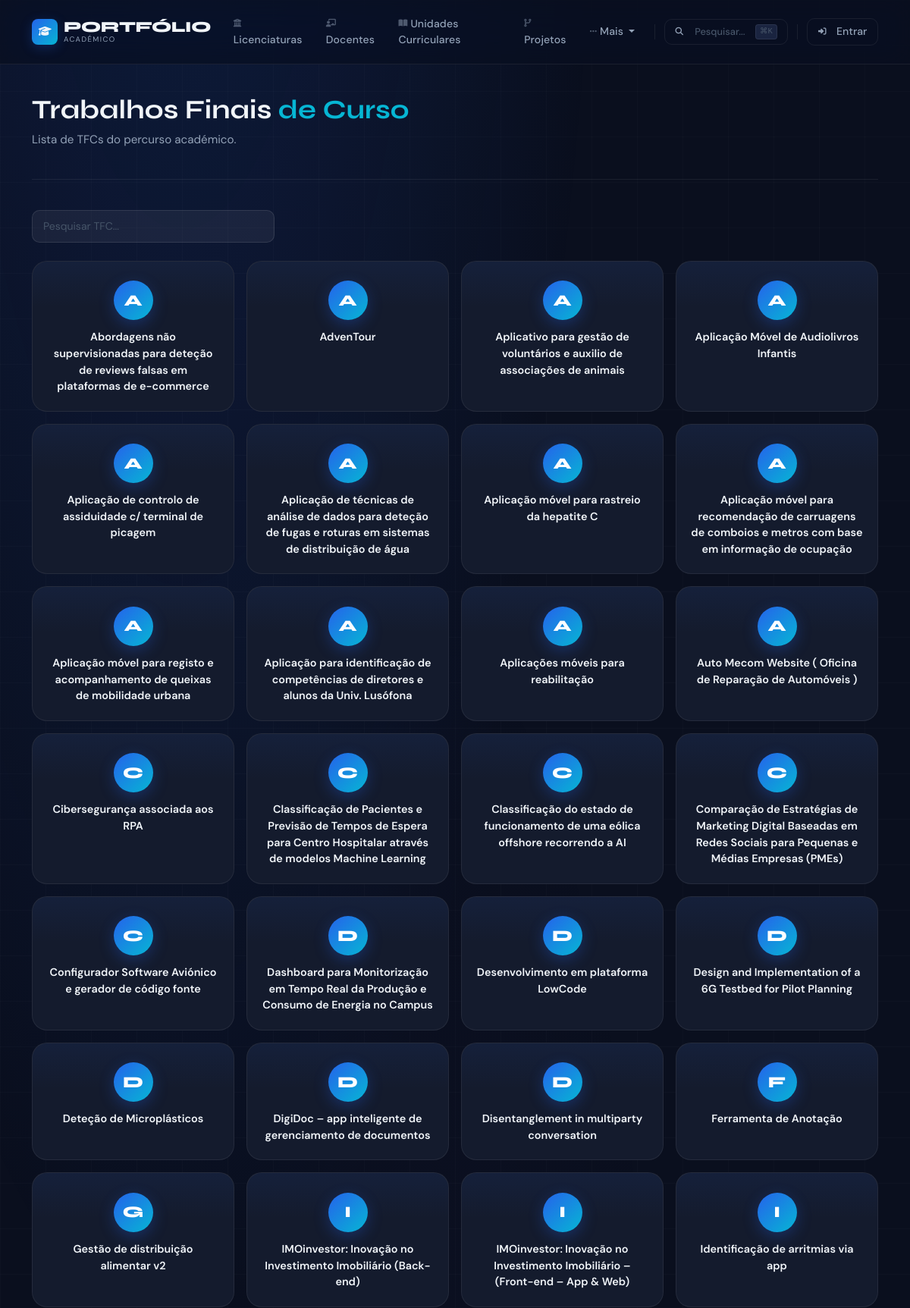
Screenshot of /portfolio/tfcs/ (upper part) with the database file from the repository.
### portfolio/models.py (models this page shows, shortened)
class TFC(models.Model):
    CLASSIFICACAO_CHOICES = [
        (1, "Insuficiente"),
        (2, "Suficiente"),
        (3, "Bom"),
        (4, "Muito Bom"),
        (5, "Perfeito"),
    ]
    titulo = models.CharField(max_length=300)
    autor = models.CharField(max_length=200, blank=True)
    curso = models.CharField(max_length=200, blank=True)
    resumo = models.TextField(blank=True)
    rating = models.IntegerField(choices=CLASSIFICACAO_CHOICES, null=True, blank=True)
    orientador =  models.ManyToManyField(Docente, blank=True)
    email = models.EmailField(blank=True)
    palavras_chave = models.CharField(max_length=300, null=True, blank=True)
    areas = models.CharField(max_length=300, null=True, blank=True)
    imagem = models.ImageField(upload_to="tfcs/", blank=True, null=True)
    tecnologias = models.ManyToManyField(
        Tecnologia, blank=True, related_name="tfcs"
    )
    licenciatura = models.ForeignKey(
        Licenciatura,
        on_delete=models.CASCADE,
        related_name="tfcs"
    )
    class Meta:
        verbose_name_plural = "TFCs"

### portfolio/views.py (the view)
# urls.py: path('tfcs/', views.tfcs_view, name='tfcs'),
def tfcs_view(request):
    return render(request, 'portfolio/tfcs.html', {'tfcs': TFC.objects.select_related('licenciatura').prefetch_related('orientador', 'tecnologias').all()})

### accounts/context_processors.py (called while the page is built)
def user_groups(request):
    if request.user.is_authenticated:
        return {
            'is_gestor': request.user.groups.filter(name='gestor-portfolio').exists(),
            'is_autor': request.user.groups.filter(name='autores').exists(),
        }
    return {'is_gestor': False, 'is_autor': False}

### portfolio/templates/portfolio/tfcs.html (shortened to what this page needs)
{% extends "portfolio/base.html" %}
{% block content %}
<div class="page-header">
    <div>
        <h2>Trabalhos Finais <span class="text-accent">de Curso</span></h2>
        <p>Lista de TFCs do percurso académico.</p>
    </div>
</div>
<input type="text" id="searchInput" placeholder="Pesquisar TFC..."
       style="padding:10px 14px; width:320px; margin-bottom:1.5rem;
              background:rgba(255,255,255,0.06); border:1px solid rgba(255,255,255,0.1);
              border-radius:10px; color:#f1f5f9; font-size:0.875rem; outline:none;">
{% if tfcs %}
<ul id="tfcsList">
    {% for t in tfcs %}
    <li><a href="{% url 'tfcs_detail' t.id %}">{{ t.titulo }}</a></li>
    {% endfor %}
</ul>
{% else %}
<div class="empty-state">
    <i class="fas fa-file-alt"></i>
    <p>Nenhum TFC registado.</p>
</div>
{% endif %}
{% endblock %}

### portfolio/static/portfolio/styles.css (style rules this page uses)
:root { --pri: #2563eb; --pri-l: #3b82f6; --pri-g: rgba(37,99,235,.25); --acc: #06b6d4; --acc2: #8b5cf6; --dk: #0a0f1e; --dk2: #0f172a; --dk3: #1e293b; --sf: #141b2d; --sf2: #1a2440; --bd: rgba(255,255,255,.07); --tp: #f1f5f9; --ts: #94a3b8; --tm: #475569; --fd: 'Syne',sans-serif; --fb: 'DM Sans',sans-serif; --r: 12px; --rl: 20px; --glow: 0 0 40px rgba(37,99,235,.15); --tr: all .3s cubic-bezier(.4,0,.2,1); }
*,*::before,*::after { box-sizing:border-box; margin:0; padding:0; }
html { scroll-behavior:smooth; }
body { font-family:var(--fb); background:var(--dk); color:var(--tp); display:flex; flex-direction:column; min-height:100vh; overflow-x:hidden; }
body::before { content:''; position:fixed; inset:0; pointer-events:none; z-index:0; background: radial-gradient(ellipse 80% 50% at 20% -10%,rgba(37,99,235,.18) 0%,transparent 60%), radial-gradient(ellipse 60% 40% at 80% 110%,rgba(6,182,212,.12) 0%,transparent 55%), radial-gradient(ellipse 50% 60% at 50% 50%,rgba(139,92,246,.05) 0%,transparent 70%); }
body::after { content:''; position:fixed; inset:0; pointer-events:none; z-index:0; background-image:linear-gradient(rgba(255,255,255,.02) 1px,transparent 1px),linear-gradient(90deg,rgba(255,255,255,.02) 1px,transparent 1px); background-size:60px 60px; }
.page-header { margin-bottom:2.5rem; padding-bottom:1.5rem; border-bottom:1px solid var(--bd); display:flex; align-items:flex-end; justify-content:space-between; flex-wrap:wrap; gap:1rem; }
.page-header h2 { font-family:var(--fd); font-weight:700; font-size:clamp(1.6rem,3vw,2.2rem); line-height:1.15; }
.page-header h2 .text-accent { color:var(--acc); }
.page-header p { color:var(--ts); font-size:.95rem; margin-top:.4rem; max-width:520px; }
main ul { list-style:none; padding:0; margin:0; display:grid; grid-template-columns:repeat(auto-fill,minmax(220px,1fr)); gap:1rem; }
main ul li { margin:0; }
main ul li a { display:flex; flex-direction:column; align-items:center; text-align:center; gap:.75rem; padding:1.6rem 1.2rem 1.3rem; background:var(--sf); border:1px solid var(--bd); border-radius:var(--rl); color:var(--tp); text-decoration:none; font-weight:600; font-size:.9rem; transition:var(--tr); position:relative; overflow:hidden; height:100%; }
main ul li a::before { content:''; position:absolute; top:0; left:0; right:0; height:60px; background:linear-gradient(180deg,rgba(37,99,235,.07) 0%,transparent 100%); pointer-events:none; }
main ul li a::after { content:attr(data-initial); width:52px; height:52px; border-radius:50%; background:linear-gradient(135deg,var(--pri),var(--acc)); color:#fff; font-family:var(--fd); font-weight:800; font-size:1.3rem; display:flex; align-items:center; justify-content:center; order:-1; flex-shrink:0; box-shadow:0 6px 20px rgba(37,99,235,.3); transition:var(--tr); }
h2 { font-family:var(--fd); font-weight:700; }
a { color:var(--pri-l); }

### portfolio/templates/portfolio/tfcs.html (style rules this page uses)
#searchInput::placeholder { color: #475569; }

### rows the page displays
TFC: titulo "Abordagens não supervisionadas para deteção de reviews falsas em plataformas de e-commerce"
TFC: titulo "AdvenTour"
TFC: titulo "Aplicativo para gestão de voluntários e auxilio de associações de animais"
TFC: titulo "Aplicação Móvel de Audiolivros Infantis"
TFC: titulo "Aplicação de controlo de assiduidade c/ terminal de picagem"
TFC: titulo "Aplicação de técnicas de análise de dados para deteção de fugas e roturas em sistemas de distribuição de água"
TFC: titulo "Aplicação móvel para rastreio da hepatite C"
TFC: titulo "Aplicação móvel para recomendação de carruagens de comboios e metros com base em informação de ocupação"
TFC: titulo "Aplicação móvel para registo e acompanhamento de queixas de mobilidade urbana"
TFC: titulo "Aplicação para identificação de competências de diretores e alunos da Univ. Lusófona"
TFC: titulo "Aplicações móveis para reabilitação"
TFC: titulo "Auto Mecom Website ( Oficina de Reparação de Automóveis )"
TFC: titulo "Cibersegurança associada aos RPA"
TFC: titulo "Classificação de Pacientes e Previsão de Tempos de Espera para Centro Hospitalar através de modelos Machine Learning"
TFC: titulo "Classificação do estado de funcionamento de uma eólica offshore recorrendo a AI"
TFC: titulo "Comparação de Estratégias de Marketing Digital Baseadas em Redes Sociais para Pequenas e Médias Empresas (PMEs)"
TFC: titulo "Configurador Software Aviónico e gerador de código fonte"
TFC: titulo "Dashboard para Monitorização em Tempo Real da Produção e Consumo de Energia no Campus"
TFC: titulo "Desenvolvimento em plataforma LowCode"
TFC: titulo "Design and Implementation of a 6G Testbed for Pilot Planning"
TFC: titulo "Deteção de Microplásticos"
TFC: titulo "DigiDoc – app inteligente de gerenciamento de documentos"
TFC: titulo "Disentanglement in multiparty conversation"
TFC: titulo "Ferramenta de Anotação"
TFC: titulo "Gestão de distribuição alimentar v2"
TFC: titulo "IMOinvestor: Inovação no Investimento Imobiliário (Back-end)"
TFC: titulo "IMOinvestor: Inovação no Investimento Imobiliário – (Front-end – App & Web)"
TFC: titulo "Identificação de arritmias via app"
